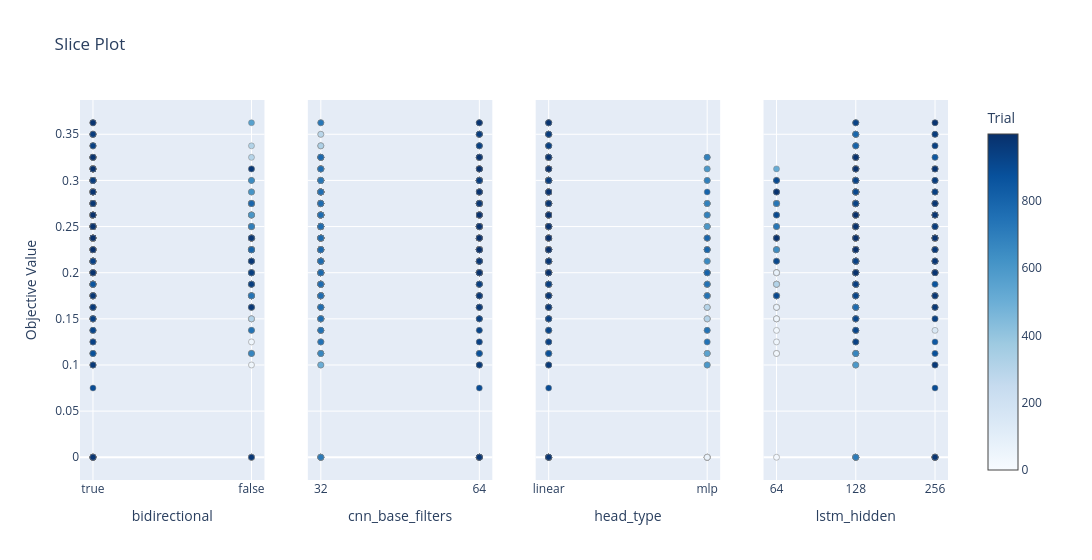

The code cell stored with this chart in its notebook:
### Code cell
fig_slice = plot_slice(study, params=params_to_plot_ARCH)
fig_slice.show()

### Figure 1 — Plotly figure (JSON) as saved in the notebook; plotly's stock layout.template omitted (floating-point values rounded to 4 significant figures; data arrays with more than 128 entries replaced by an {"elided": "..."} marker saying what was removed)
{"data": [{"marker": {"color": {"elided": "1000 int values"}, "colorbar": {"title": {"text": "Trial"}, "x": 1, "xpad": 40}, "colorscale": [[0, "rgb(247,251,255)"], [0.125, "rgb(222,235,247)"], [0.25, "rgb(198,219,239)"], [0.375, "rgb(158,202,225)"], [0.5, "rgb(107,174,214)"], [0.625, "rgb(66,146,198)"], [0.75, "rgb(33,113,181)"], [0.875, "rgb(8,81,156)"], [1, "rgb(8,48,107)"]], "line": {"color": "Grey", "width": 0.5}, "showscale": true}, "mode": "markers", "name": "Feasible Trial", "showlegend": false, "type": "scatter", "x": {"elided": "1000 bool values"}, "xaxis": "x", "y": {"elided": "1000 float values"}, "yaxis": "y"}, {"marker": {"color": {"elided": "1000 int values"}, "colorbar": {"title": {"text": "Trial"}, "x": 1, "xpad": 40}, "colorscale": [[0, "rgb(247,251,255)"], [0.125, "rgb(222,235,247)"], [0.25, "rgb(198,219,239)"], [0.375, "rgb(158,202,225)"], [0.5, "rgb(107,174,214)"], [0.625, "rgb(66,146,198)"], [0.75, "rgb(33,113,181)"], [0.875, "rgb(8,81,156)"], [1, "rgb(8,48,107)"]], "line": {"color": "Grey", "width": 0.5}, "showscale": false}, "mode": "markers", "name": "Feasible Trial", "showlegend": false, "type": "scatter", "x": {"elided": "1000 int values"}, "xaxis": "x2", "y": {"elided": "1000 float values"}, "yaxis": "y2"}, {"marker": {"color": {"elided": "1000 int values"}, "colorbar": {"title": {"text": "Trial"}, "x": 1, "xpad": 40}, "colorscale": [[0, "rgb(247,251,255)"], [0.125, "rgb(222,235,247)"], [0.25, "rgb(198,219,239)"], [0.375, "rgb(158,202,225)"], [0.5, "rgb(107,174,214)"], [0.625, "rgb(66,146,198)"], [0.75, "rgb(33,113,181)"], [0.875, "rgb(8,81,156)"], [1, "rgb(8,48,107)"]], "line": {"color": "Grey", "width": 0.5}, "showscale": false}, "mode": "markers", "name": "Feasible Trial", "showlegend": false, "type": "scatter", "x": {"elided": "1000 str values"}, "xaxis": "x3", "y": {"elided": "1000 float values"}, "yaxis": "y3"}, {"marker": {"color": {"elided": "1000 int values"}, "colorbar": {"title": {"text": "Trial"}, "x": 1, "xpad": 40}, "colorscale": [[0, "rgb(247,251,255)"], [0.125, "rgb(222,235,247)"], [0.25, "rgb(198,219,239)"], [0.375, "rgb(158,202,225)"], [0.5, "rgb(107,174,214)"], [0.625, "rgb(66,146,198)"], [0.75, "rgb(33,113,181)"], [0.875, "rgb(8,81,156)"], [1, "rgb(8,48,107)"]], "line": {"color": "Grey", "width": 0.5}, "showscale": false}, "mode": "markers", "name": "Feasible Trial", "showlegend": false, "type": "scatter", "x": {"elided": "1000 int values"}, "xaxis": "x4", "y": {"elided": "1000 float values"}, "yaxis": "y4"}], "layout": {"title": {"text": "Slice Plot"}, "width": 1200, "xaxis": {"anchor": "y", "categoryarray": [true, false], "categoryorder": "array", "domain": [0, 0.2125], "title": {"text": "bidirectional"}, "type": "category"}, "xaxis2": {"anchor": "y2", "categoryarray": [32, 64], "categoryorder": "array", "domain": [0.2625, 0.475], "title": {"text": "cnn_base_filters"}, "type": "category"}, "xaxis3": {"anchor": "y3", "categoryarray": ["linear", "mlp"], "categoryorder": "array", "domain": [0.525, 0.7375], "title": {"text": "head_type"}, "type": "category"}, "xaxis4": {"anchor": "y4", "categoryarray": [64, 128, 256], "categoryorder": "array", "domain": [0.7875, 1], "title": {"text": "lstm_hidden"}, "type": "category"}, "yaxis": {"anchor": "x", "domain": [0, 1], "title": {"text": "Objective Value"}}, "yaxis2": {"anchor": "x2", "domain": [0, 1], "matches": "y", "showticklabels": false}, "yaxis3": {"anchor": "x3", "domain": [0, 1], "matches": "y", "showticklabels": false}, "yaxis4": {"anchor": "x4", "domain": [0, 1], "matches": "y", "showticklabels": false}}}
